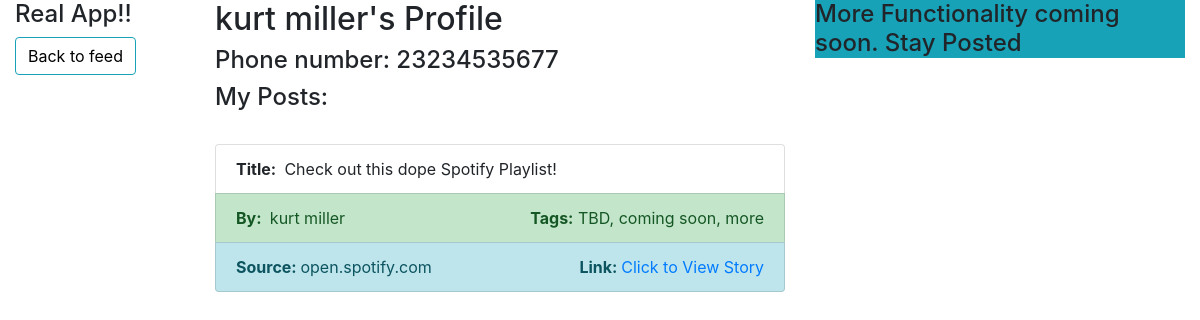
/me/ (signed in), run on an earlier commit of the app's database.
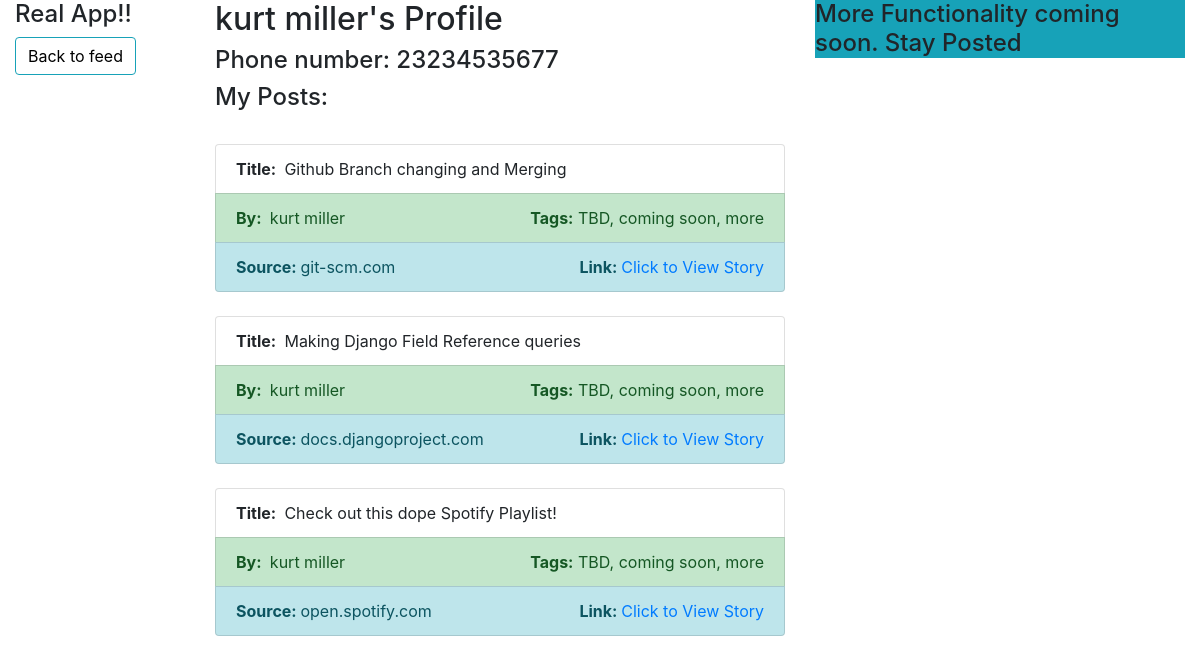
And on a later commit of the database.
### flash/models.py (models this page shows, shortened)
class Post(models.Model):
    title = models.CharField(max_length=100)
    author = models.ForeignKey('Author', on_delete=models.SET_NULL, null=True)
    url = models.URLField(max_length=1000)
    source = models.ForeignKey('Source', on_delete=models.CASCADE, null=True)
    created_at = models.DateTimeField(auto_now_add=True)
    class Meta:
         ordering = ['-created_at']

class Author(models.Model):
    user = models.OneToOneField(User, on_delete=models.CASCADE)
    phone_number = models.CharField(max_length=10)
    def __str__(self):
        return '%s %s' % (self.user.first_name, self.user.last_name) #check out how we get the first and last name here - use this in context with displaying user info

class Source(models.Model):
    base_url = models.CharField(max_length=200, unique=True)
    title = models.CharField(max_length=200)
    def __str__(self):
        return self.title

### flash/views.py (the view)
# urls.py: url(r'^me/', ProfileView, name="ProfileView"),
@login_required()
def ProfileView(request):
  current_user = request.user.author
  posts = Post.objects.filter(author_id=current_user.id)
  phone_number = current_user.phone_number
  return render(
        request,
        'flash/ProfileView.html',
        context={'current_user':current_user, 'posts': posts, 'phone_number':phone_number},
    )

### flash/templates/flash/ProfileView.html (shortened to what this page needs)
{% extends "base_generic.html" %}
{% block login %}
  <a href="/flash" class="btn btn-outline-info" style="color:black;">Back to feed</a>
{% endblock %}
{% block content %}
<h2>{{ current_user }}'s Profile</h2>
  <h4 >Phone number: {{ phone_number }}</h4>
   <h4>My Posts:</h4>
  <br>
  {% for post in posts %}
  <div class="well">
  <ul class="list-group single-post">
    <li class="list-group-item"><strong>Title: </strong>&nbsp;{{ post.title }}</li>
    <li class="list-group-item list-group-item-success d-flex justify-content-between">
      <div><strong>By: </strong>&nbsp;{{ post.author }}</div>
      <div><strong>Tags:</strong>&nbsp;TBD, coming soon, more</div>
    </li>
    <li class="list-group-item list-group-item-info d-flex justify-content-between">
        <div><strong>Source:&nbsp;</strong>{{ post.source }}</div>
        <div>
          <strong>Link:&nbsp;</strong><a href="{{ post.url }}" target="_blank">Click to View Story</a>
        </div>
    </li>
  </ul>
</div>
  <br>
  {% endfor %}
{% endblock %}

What changed in the data, as far as the page shows it:
added Post: title "Github Branch changing and Merging", author "kurt miller", source "git-scm.com"
added Post: title "Making Django Field Reference queries", author "kurt miller", source "docs.djangoproject.com"
